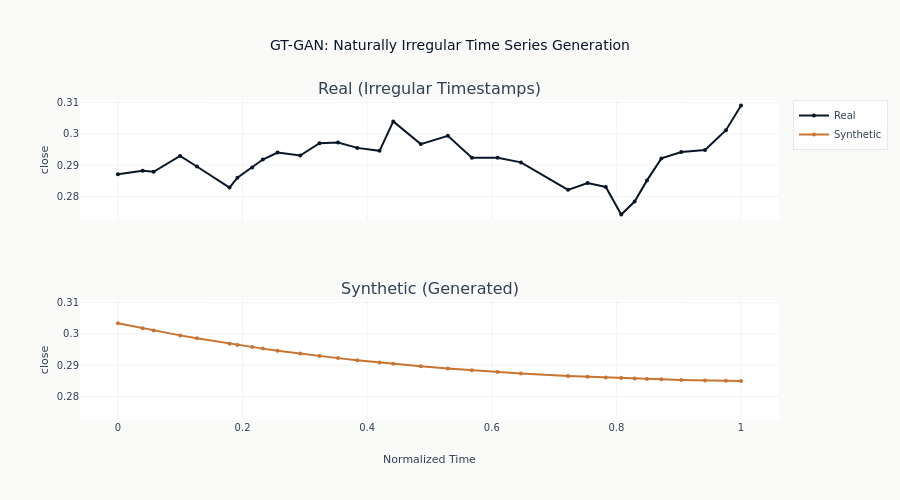

Write notebook code for a chart like this one.
### Markdown cell above
## Visualization: Real vs Synthetic with Irregular Timestamps

### Code cell
def plot_irregular_sequences(
    real_seq: np.ndarray,
    real_times: np.ndarray,
    synthetic_seq: np.ndarray,
    feature_idx: int = 0,
) -> go.Figure:
    """Visualize sequences with their actual irregular timestamps."""
    fig = make_subplots(
        rows=2,
        cols=1,
        subplot_titles=["Real (Irregular Timestamps)", "Synthetic (Generated)"],
        shared_xaxes=True,
    )

    fig.add_trace(
        go.Scatter(
            x=real_times,
            y=real_seq[:, feature_idx],
            mode="lines+markers",
            name="Real",
            line=dict(color=COLORS["blue"]),
            marker=dict(size=4),
        ),
        row=1,
        col=1,
    )

    fig.add_trace(
        go.Scatter(
            x=real_times,  # Same timestamps for comparison
            y=synthetic_seq[:, feature_idx],
            mode="lines+markers",
            name="Synthetic",
            line=dict(color=COLORS["copper"]),
            marker=dict(size=4),
        ),
        row=2,
        col=1,
    )

    # Share y-axis between paired panels so visual spread is comparable.
    real_vals = real_seq[:, feature_idx]
    synth_vals = synthetic_seq[:, feature_idx]
    y_lo = float(min(real_vals.min(), synth_vals.min()))
    y_hi = float(max(real_vals.max(), synth_vals.max()))
    pad = 0.05 * (y_hi - y_lo if y_hi > y_lo else 1.0)
    shared_range = [y_lo - pad, y_hi + pad]

    fig.update_layout(
        title_text="GT-GAN: Naturally Irregular Time Series Generation",
        template="ml4t",
        height=500,
        xaxis2_title="Normalized Time",
        yaxis_title=CONFIG["features"][feature_idx],
        yaxis2_title=CONFIG["features"][feature_idx],
        yaxis=dict(range=shared_range),
        yaxis2=dict(range=shared_range),
    )
    # The x zeroline is the template's navy, the same color as the real series, and it
    # renders inside the plotting area as a vertical rule that reads as data.
    fig.update_xaxes(zeroline=False)

    return fig


# `synthetic_sequences[i]` was generated on the time grid of `eval_idx[i]`, so the
# real window and the timestamps have to be taken through the same index.
sample_idx = 0
fig = plot_irregular_sequences(
    real_eval[sample_idx],
    seq_times[eval_idx[sample_idx]],
    synthetic_sequences[sample_idx],
)
show_plotly_with_alt(
    fig,
    "Two stacked panels sharing a time axis and a vertical scale, both plotted at the "
    "same irregular observation times so their markers line up column for column. The "
    "upper panel is one real window of the close feature, a walk that reverses "
    "direction repeatedly. The lower panel is the synthetic sequence decoded on that "
    "same grid, a smooth line declining steadily from the first observation to the "
    "last with none of the reversals above it.",
)

### Figure 1 — Plotly figure (JSON) as saved in the notebook; plotly's stock layout.template omitted (floating-point values rounded to 4 significant figures)
{"data": [{"line": {"color": "#0a1628"}, "marker": {"size": 4}, "mode": "lines+markers", "name": "Real", "type": "scatter", "x": [0.0, 0.03967, 0.0573, 0.09972, 0.1267, 0.1791, 0.1917, 0.2154, 0.2325, 0.2562, 0.2926, 0.3234, 0.3532, 0.384, 0.4198, 0.4419, 0.4859, 0.5295, 0.568, 0.6094, 0.6468, 0.7223, 0.7537, 0.7829, 0.8077, 0.8292, 0.849, 0.8722, 0.9041, 0.9421, 0.9758, 1.0], "xaxis": "x", "y": [0.2871, 0.2882, 0.2879, 0.293, 0.2896, 0.2828, 0.286, 0.2892, 0.2918, 0.2941, 0.2931, 0.297, 0.2972, 0.2955, 0.2946, 0.304, 0.2967, 0.2994, 0.2924, 0.2924, 0.2909, 0.2821, 0.2843, 0.283, 0.2742, 0.2784, 0.2851, 0.2922, 0.2942, 0.2949, 0.3012, 0.3091], "yaxis": "y"}, {"line": {"color": "#C87533"}, "marker": {"size": 4}, "mode": "lines+markers", "name": "Synthetic", "type": "scatter", "x": [0.0, 0.03967, 0.0573, 0.09972, 0.1267, 0.1791, 0.1917, 0.2154, 0.2325, 0.2562, 0.2926, 0.3234, 0.3532, 0.384, 0.4198, 0.4419, 0.4859, 0.5295, 0.568, 0.6094, 0.6468, 0.7223, 0.7537, 0.7829, 0.8077, 0.8292, 0.849, 0.8722, 0.9041, 0.9421, 0.9758, 1.0], "xaxis": "x2", "y": [0.3034, 0.3018, 0.3011, 0.2995, 0.2986, 0.2969, 0.2965, 0.2958, 0.2953, 0.2946, 0.2937, 0.2929, 0.2923, 0.2916, 0.2909, 0.2904, 0.2897, 0.2889, 0.2884, 0.2878, 0.2874, 0.2866, 0.2863, 0.2861, 0.2859, 0.2857, 0.2856, 0.2855, 0.2853, 0.2851, 0.285, 0.2849], "yaxis": "y2"}], "layout": {"annotations": [{"font": {"size": 16}, "showarrow": false, "text": "Real (Irregular Timestamps)", "x": 0.5, "xanchor": "center", "xref": "paper", "y": 1.0, "yanchor": "bottom", "yref": "paper"}, {"font": {"size": 16}, "showarrow": false, "text": "Synthetic (Generated)", "x": 0.5, "xanchor": "center", "xref": "paper", "y": 0.375, "yanchor": "bottom", "yref": "paper"}], "height": 500, "title": {"text": "GT-GAN: Naturally Irregular Time Series Generation"}, "xaxis": {"anchor": "y", "domain": [0.0, 1.0], "matches": "x2", "showticklabels": false, "zeroline": false}, "xaxis2": {"anchor": "y2", "domain": [0.0, 1.0], "title": {"text": "Normalized Time"}, "zeroline": false}, "yaxis": {"anchor": "x", "domain": [0.625, 1.0], "range": [0.2725, 0.3108], "title": {"text": "close"}}, "yaxis2": {"anchor": "x2", "domain": [0.0, 0.375], "range": [0.2725, 0.3108], "title": {"text": "close"}}}}
